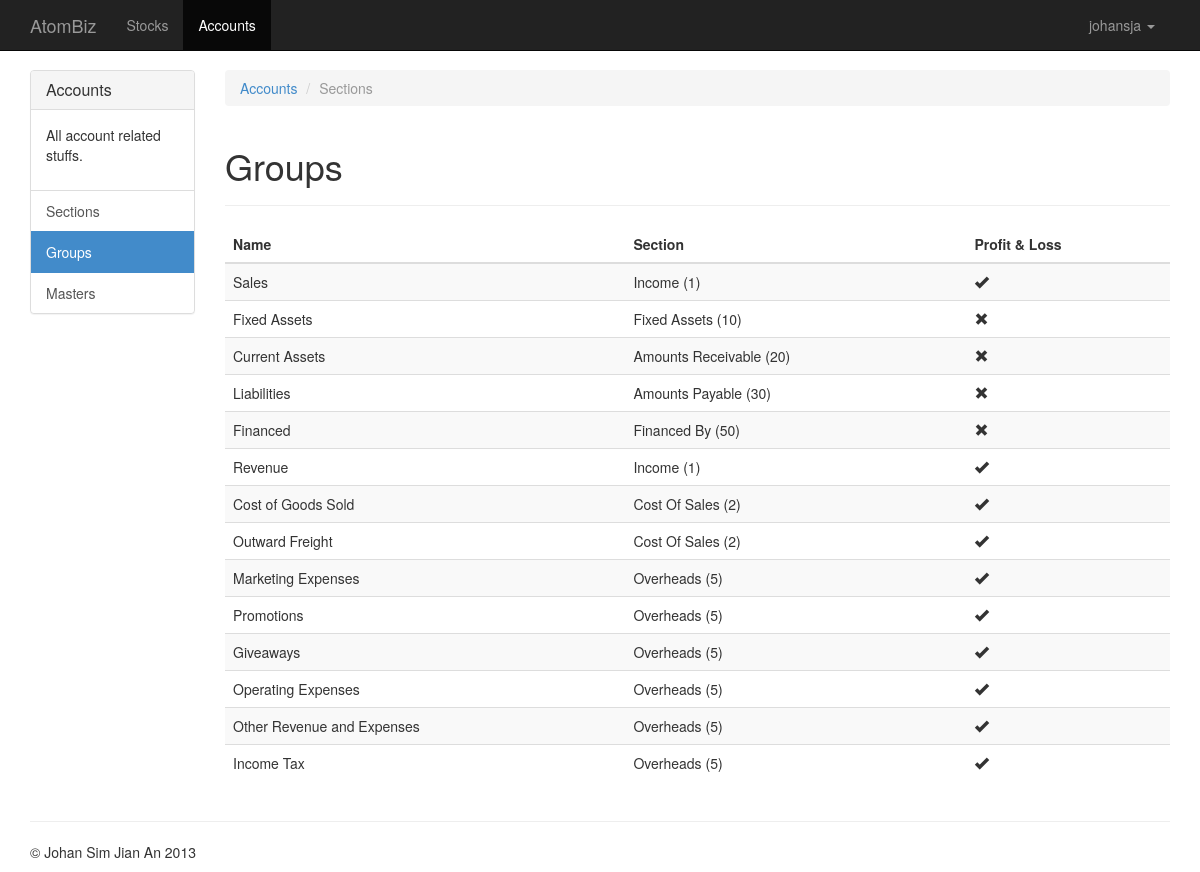
/accounts/groups/ (signed in), run on the app's committed database.
### accounts/models.py (models this page shows, shortened)
class Group(models.Model):
    name = models.CharField(max_length=64, unique=True)
    parent = models.ForeignKey('self', null=True, blank=True)
    section = models.ForeignKey(Section, verbose_name='section in accounts')
    pandl = models.BooleanField('profit and loss')
    sequence = models.SmallIntegerField('sequence in TB')
    class Meta:
        ordering = ['sequence']

class Section(models.Model):
    number = models.SmallIntegerField(unique=True)
    name = models.CharField(max_length=64)
    class Meta:
        ordering = ['number']
    def __unicode__(self):
        return '{} ({})'.format(self.name, self.number)

### accounts/views.py (the view)
class GroupIndexView(generic.ListView):
    template_name = 'accounts/groups/index.html'
    context_object_name = 'group_list'
    def get_queryset(self):
        return Group.objects.all()

### accounts/templates/accounts/groups/index.html
{% extends "accounts/base.html" %}
{% block rows %}
    <ol class="breadcrumb">
        <li><a href="/accounts/">Accounts</a></li>
        <li class="active">Sections</li>
    </ol>
    <div class="page-header">
        <h1>Groups</h1>
    </div>
    <div class=" table-responsive">
        <table class="table table-striped">
            <thead>
                <tr>
                    <th>Name</th>
                    <th>Section</th>
                    <th>Profit & Loss</th>
                </tr>
            </thead>
            <tbody>
                {% for group in group_list %}
                    <tr>
                        <td>{{ group.name }}</td>
                        <td>{{ group.section }}</td>
                        <td>
                            {% if group.pandl %}
                                <span class="glyphicon glyphicon-ok"></span>
                            {% else %}
                                <span class="glyphicon glyphicon-remove"></span>
                            {% endif %}
                        </td>
                    </tr>
                {% endfor %}
            </tbody>
        </table>
    </div>
{% endblock %}

### templates/base.html (shortened to what this page needs)
{% extends 'bootstrap/base.html' %}
{% block project_navbar_brand_url %}
  {% if user.is_authenticated %}
    /users/dashboard/
  {% else %}
    /
  {% endif %}
{% endblock %}
{% block project_navbar_brand %}AtomBiz{% endblock %}
{% block project_navbar_collapse %}
  {% if user.is_authenticated %}
    <ul class="nav navbar-nav">
      {% with url="/stocks/" %}
        <li{% if url in request.path %} class="active"{% endif %}><a href="{{ url }}">Stocks</a></li>
      {% endwith %}
      {% with url="/accounts/" %}
        <li{% if url in request.path %} class="active"{% endif %}><a href="{{ url }}">Accounts</a></li>
      {% endwith %}
    </ul>
    <ul class="nav navbar-nav navbar-right">
      <li class="dropdown">
        <a href="#" class="dropdown-toggle" data-toggle="dropdown">{{ user }} <b class="caret"></b></a>
      </li>
    </ul>
  {% endif %}
{% endblock %}
{% block project_rows %}
  {% block app_rows %}
  {% endblock %}
{% endblock %}
{% block project_footer_content %}
  <p>&copy; Johan Sim Jian An 2013</p>
{% endblock %}

### templates/base.html (style rules this page uses)
body { padding-top: 70px; }

### data on the page
Group: name "Sales", section "Income (1)", pandl True (drawn)
Group: name "Fixed Assets", section "Fixed Assets (10)", pandl False (drawn)
Group: name "Current Assets", section "Amounts Receivable (20)", pandl False (drawn)
Group: name "Liabilities", section "Amounts Payable (30)", pandl False (drawn)
Group: name "Financed", section "Financed By (50)", pandl False (drawn)
Group: name "Revenue", section "Income (1)", pandl True (drawn)
Group: name "Cost of Goods Sold", section "Cost Of Sales (2)", pandl True (drawn)
Group: name "Outward Freight", section "Cost Of Sales (2)", pandl True (drawn)
Group: name "Marketing Expenses", section "Overheads (5)", pandl True (drawn)
Group: name "Promotions", section "Overheads (5)", pandl True (drawn)
Group: name "Giveaways", section "Overheads (5)", pandl True (drawn)
Group: name "Operating Expenses", section "Overheads (5)", pandl True (drawn)
Group: name "Other Revenue and Expenses", section "Overheads (5)", pandl True (drawn)
Group: name "Income Tax", section "Overheads (5)", pandl True (drawn)

### other printed values
{{ user }} "johansja"
